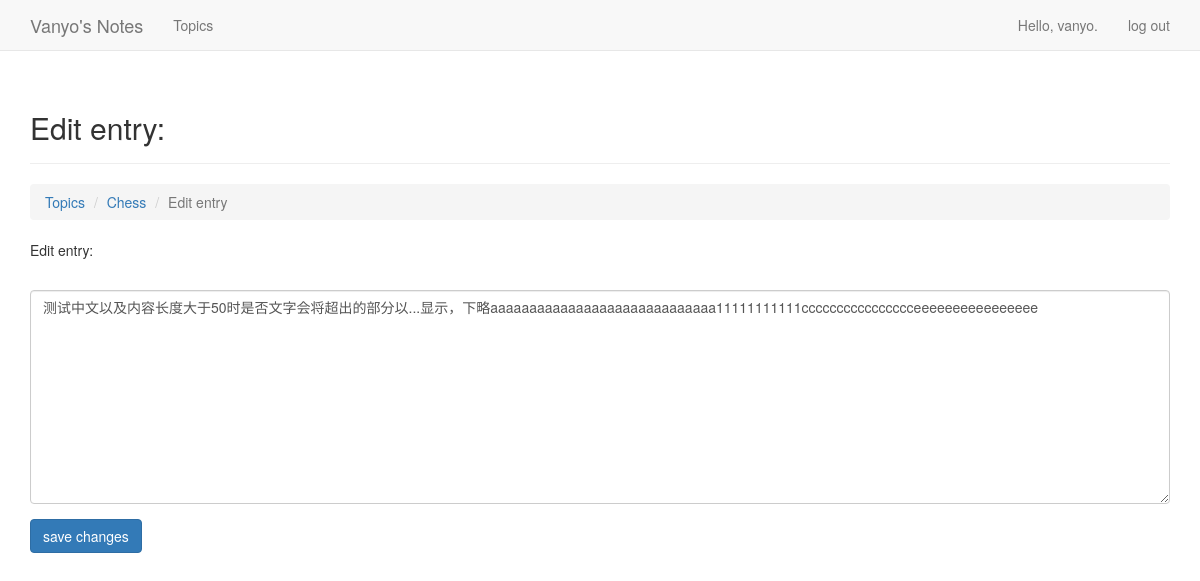
The page /edit_entry/4/ (signed in) on the database its author committed.
### learning_logs/models.py (models this page shows, shortened)
class Topic(models.Model):
	text = models.CharField(max_length=200)
	date_added = models.DateTimeField(auto_now_add=True)
	owner = models.ForeignKey(
        User, # note that it should be User, not 'User', or error may occur
        on_delete=models.CASCADE,
    )
	def __str__(self):
		return self.text

class Entry(models.Model):
	topic = models.ForeignKey(Topic,on_delete=models.CASCADE)
	text = models.TextField()
	date_added = models.DateTimeField(auto_now_add=True)
	class Meta:
		verbose_name_plural = 'entries'

### learning_logs/views.py (the view)
# urls.py: path('edit_entry/<entry_id>/',views.edit_entry, name='edit_entry'),
def edit_entry(request,entry_id):
	entry = Entry.objects.get(id=entry_id)
	topic = entry.topic
	if topic.owner != request.user:
		raise Http404
	topic_id = entry.topic_id
	if request.method != 'POST':
		form = EntryForm(instance=entry)
	else:
		form = EntryForm(instance=entry,data=request.POST)
		if form.is_valid():
			form.save()
			return HttpResponseRedirect(reverse('learning_logs:topic',args=[topic_id]))
	context = {'entry':entry,'topic':topic,'form':form}
	return render(request,'learning_logs/edit_entry.html',context)

### learning_logs/forms.py
class EntryForm(forms.ModelForm):
    class Meta:
        model = Entry
        fields = ['text']
        labels = {'text':''}
        widgets = {'text':forms.Textarea(attrs={'cols':80})}

### learning_logs/templates/learning_logs/edit_entry.html (shortened to what this page needs)
{% extends "learning_logs/base.html" %}
{% load bootstrap3 %}
{% block header %}
<h2>Edit entry:</h2>
{% endblock header %}
{% block content %}
<ol class="breadcrumb">
        <li><a href="{% url 'learning_logs:topics' %}">Topics</a></li>
        <li><a href="{% url 'learning_logs:topic' topic.id %}">{{ topic }}</a></li>
        <li class="active">Edit entry</li>
    </ol>
    <p>Edit entry:</p>
    <form action="{% url 'learning_logs:edit_entry' entry.id %}" method="post" class="form">
        {% bootstrap_form form %}
        {% buttons %}
        <button name="submit" class="btn btn-primary">save changes</button>
      {% endbuttons %}
    </form>
{% endblock content %}

### learning_logs/templates/learning_logs/base.html (shortened to what this page needs)
{% load bootstrap3 %}
<!DOCTYPE html>
<html lang="en">
  <head>
    {% bootstrap_css %}
  </head>
  <body>
    <nav class="navbar navbar-default navbar-static-top">
      <div class="container">
        <div class="navbar-header">
          <a class="navbar-brand" href="{% url 'learning_logs:index' %}">
              Vanyo's Notes</a>
        </div>
        <div id="navbar" class="navbar-collapse collapse">
          <ul class="nav navbar-nav">
            <li><a href="{% url 'learning_logs:topics' %}">Topics</a></li>
          </ul>
          <ul class="nav navbar-nav navbar-right">
            {% if user.is_authenticated %}
              <li><a>Hello, {{ user.username }}.</a></li>
              <li><a href="{% url 'users:logout' %}">log out</a></li>
            {% else %}
              <li><a href="{% url 'users:register' %}">register</a></li>
              <li><a href="{% url 'users:login' %}">log in</a></li>
            {% endif %}
          </ul>
        </div>
      </div>
    </nav>
    <div class="container">
      <div class="page-header">
        {% block header %}{% endblock %}
      </div>
      <div>
        {% block content %}{% endblock %}
      </div>
    </div>
  </body>
</html>

### rows shown on the page
Topic: text "Chess"
Entry: text "测试中文以及内容长度大于50时是否文字会将超出的部分以...显示，下略aaaaaaaaaaaaaaaaaaaaaaaaaaaaa11111111111cccccccccccccccceeeeeeeeeeeeeeee"

### other values the page prints
{{ user.username }} "vanyo"
